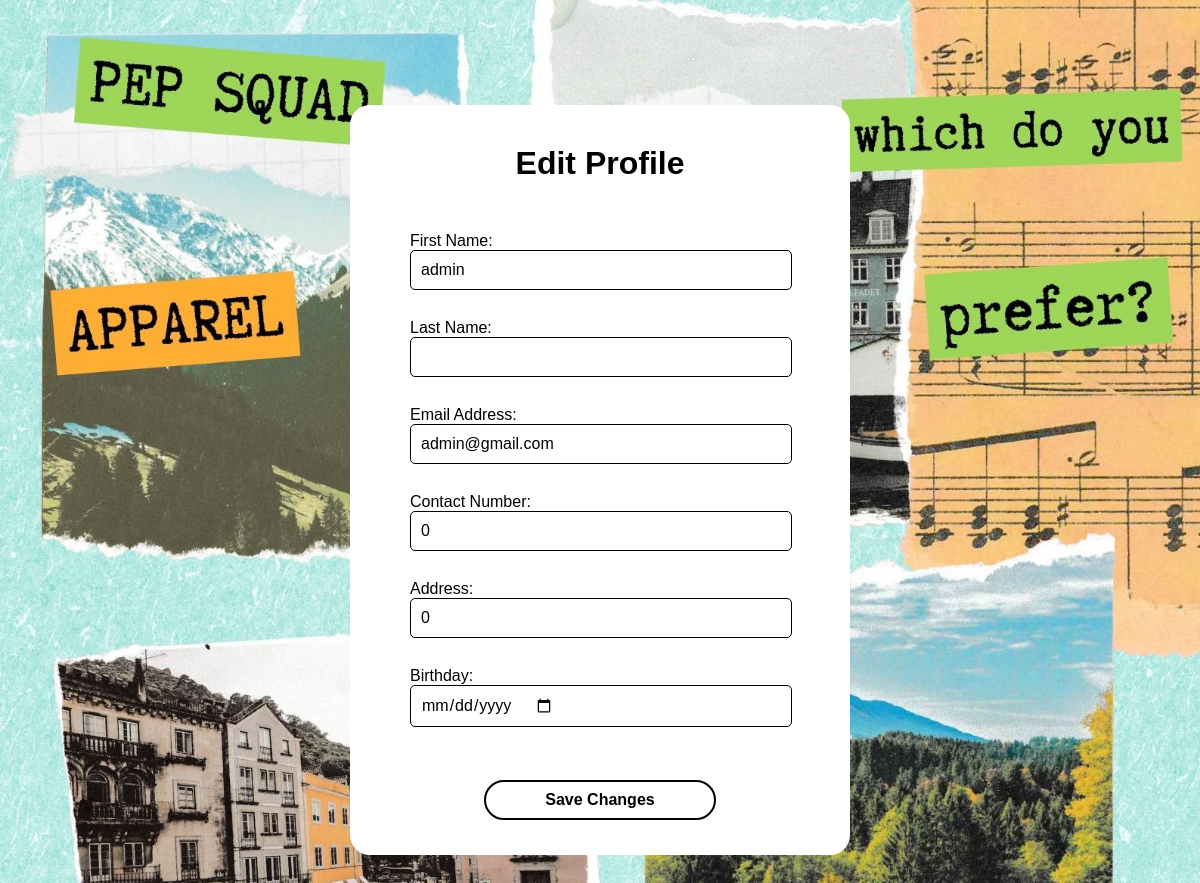
Screenshot of /editProfile.php (signed in) with the database file from the repository.
### tables this page shows
CREATE TABLE `users` (
  `user_id` int(11) NOT NULL,
  `firstName` varchar(100) NOT NULL,
  `lastName` varchar(100) NOT NULL,
  `email` varchar(100) NOT NULL,
  `password` varchar(128) NOT NULL,
  `phoneNum` bigint(15) NOT NULL,
  `address` varchar(100) NOT NULL,
  `bday` date NOT NULL,
  `gender` enum('male','female','other') NOT NULL,
  `user_type` enum('user','admin') NOT NULL
);

### editProfile.php (the view, shortened to what this page needs)
<?php
require_once 'config.php';
$loggedInUserID = $_SESSION["userID"];
$sql = "SELECT * FROM users WHERE user_id = $loggedInUserID";
$result = mysqli_query($mysqli, $sql);
if ($result && mysqli_num_rows($result) == 1) {
    $row = mysqli_fetch_assoc($result);
?>
<!DOCTYPE html>
<html>
<head>
    <link rel="stylesheet" href="css/editProfile.css">
</head>
<body>
    <div class="box">
        <h1>Edit Profile</h1>
        <form method="POST" action="updateProfile.php">
            <div>
                <label for="firstName">First Name:</label>
                <br>
                <input type="text" name="firstName" value="<?php echo $row["firstName"]; ?>">
            </div>
            <div class="gap"></div>
            <div>
                <label for="lastName">Last Name:</label>
                <br>
                <input type="text" name="lastName" value="<?php echo $row["lastName"]; ?>">
            </div>
            <div class="gap"></div>
            <div>
                <label for="email">Email Address:</label>
                <br>
                <input type="email" name="email" value="<?php echo $row["email"]; ?>">
            </div>
            <div class="gap"></div>
            <div>
                <label for="phoneNum">Contact Number:</label>
                <br>
                <input type="tel" name="phoneNum" value="<?php echo $row["phoneNum"]; ?>">
            </div>
            <div class="gap"></div>
            <div>
                <label for="address">Address:</label>
                <br>
                <input type="text" name="address" value="<?php echo $row["address"]; ?>">
            </div>
            <div class="gap"></div>
            <div>
                <label for="bday">Birthday:</label>
                <br>
                <input type="date" name="bday" value="<?php echo $row["bday"]; ?>">
            </div>
            <div class="gap"></div>
            <div class="button-container">
                <button type="submit" class="edit">Save Changes</button>
            </div>
        </form>
    </div>
</body>
</html>
<?php
} else {
    echo "User not found.";
}
?>

### css/editProfile.css (style rules this page uses)
* { margin: 0; padding: 0; box-sizing: border-box; font-family: "Poppins", sans-serif; }
body { background-color: black; color: white; display: flex; justify-content: center; align-items: center; height: 120vh; margin: 0; }
.box { width: 500px; height: 750px; background-color: white; color: black; text-align: left; padding: 20px; border-radius: 20px; }
.box h1 { margin-top: 20px; margin-bottom: 50px; text-align: center; }
.box label { margin-left: 40px; text-align: center; }
.gap { height: 29px; }
.box input { display: flex; padding: 10px 10px; border: 1px solid black; border-radius: 5px; margin-left: 40px; width: 83%; font-size: medium; }
.box .button-container { text-align: center; margin-top: 20px; }
.box .edit { display: inline-block; padding: 10px 20px; width: 50%; color: black; font-size: 1em; font-weight: 600; border: none; cursor: pointer; transition: all 0.2s ease; background: white; border: none; outline: auto; border-radius: 40px; text-decoration: none; margin-top: 5px; }

### editProfile.php (style rules this page uses)
body { background-image: url('img/bg3.jpg'); background-repeat: no-repeat; background-size: cover; }

### rows the page displays
users: firstName "admin", email "admin@gmail.com", phoneNum "0", address "0"
